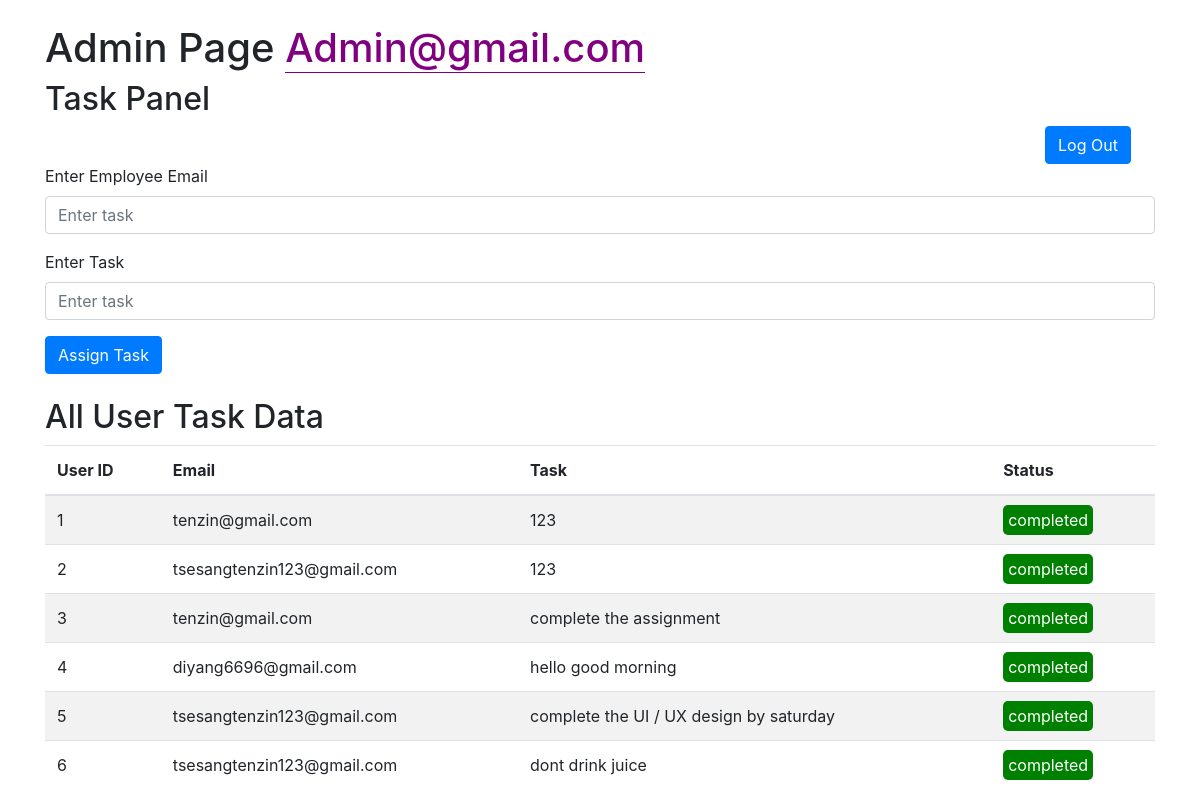
Before: /get_all_data with the older database file.
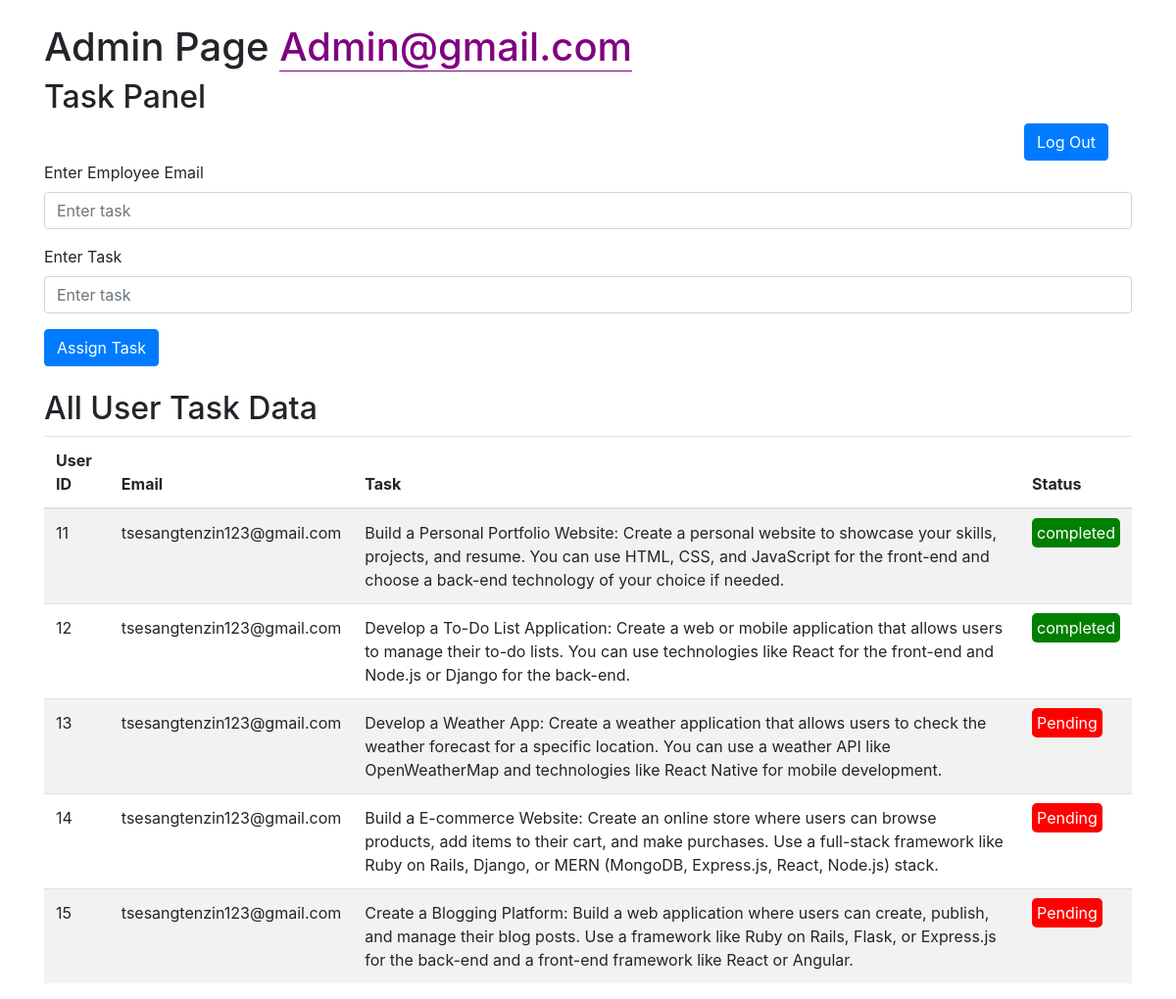
After: the same page with the newer database file.
### tables this page shows
CREATE TABLE TaskList (
                taskid INTEGER PRIMARY KEY AUTOINCREMENT,
                email TEXT,
                task TEXT,
                task_completed BOOLEAN
            );

### app.py (the view)
@app.route('/get_all_data')
def get_all_data():
    db = get_db()
    cursor = db.cursor()
    cursor.execute('SELECT * FROM TaskList')
    data = cursor.fetchall()
    cursor.close()
    db.close()
    return render_template('adminpage.html', data=data)

### app.py (called while the page is built)
def get_db():
    if 'db' not in g:
        g.db = sqlite3.connect(app.config['DATABASE'])
        g.db.row_factory = sqlite3.Row
    return g.db

### templates/adminpage.html (shortened to what this page needs)
<!DOCTYPE html>
<html lang="en">
<head>
    <link rel="stylesheet" href="https://maxcdn.bootstrapcdn.com/bootstrap/4.5.2/css/bootstrap.min.css">
</head>
<body>
    <div class="container">
        <h1 class="mt-4">Admin Page <span style="color: purple; border-bottom: 1px solid purple;">Admin@gmail.com</span>
        </h1>
        <h2>Task Panel</h2>
        <a href="/logout"> <button style="margin-left: 1000px;" type="submit" class="btn btn-primary">Log Out </button></a>
        <form action="/admin" method="POST">
            <div class="form-group">
                <label for="email">Enter Employee Email</label>
                <input type="email" class="form-control" name="email" placeholder="Enter task">
            </div>
            <div class="form-group">
                <label for="task">Enter Task</label>
                <input type="text" class="form-control" name="task" placeholder="Enter task">
            </div>
            <button type="submit" class="btn btn-primary">Assign Task</button>
        </form>
        <h2 class="mt-4">All User Task Data</h2>
        <table class="table table-striped">
            <thead>
                <tr>
                    <th>User ID</th>
                    <th>Email</th>
                    <th>Task</th>
                    <th>Status</th>
                </tr>
            </thead>
            <tbody>
                {% for row in data %}
                <tr>
                    <td>{{ row.taskid }}</td>
                    <td>{{ row.email }}</td>
                    <td>{{ row.task }}</td>
                    <td>
                        {% if row.task_completed %}
                        <span style="background-color: green; color:white; border-radius: 5px;padding:5px;">completed</span>
                        {% else %}
                        <span style="background-color: red; color:white; border-radius: 5px;padding:5px;">Pending</span>
                        {% endif %}
                    </td>
                </tr>
                {% endfor %}
            </tbody>
        </table>
    </div>
</body>
</html>

Changed rows visible on the page:
removed TaskList: taskid "1", email "tenzin@gmail.com", task "123", task_completed "completed"
removed TaskList: taskid "2", email "tsesangtenzin123@gmail.com", task "123", task_completed "completed"
removed TaskList: taskid "3", email "tenzin@gmail.com", task "complete the assignment", task_completed "completed"
removed TaskList: taskid "4", email "diyang6696@gmail.com", task "hello good morning", task_completed "completed"
removed TaskList: taskid "5", email "tsesangtenzin123@gmail.com", task "complete the UI / UX design by saturday", task_completed "completed"
removed TaskList: taskid "6", email "tsesangtenzin123@gmail.com", task "dont drink juice", task_completed "completed"
added TaskList: taskid "11", email "tsesangtenzin123@gmail.com", task "Build a Personal Portfolio Website: Create a personal website to showcase your skills, projects, and resume. You can use HTML, CSS, and JavaScript for the front-end and choose a back-end technology of your choice if needed.", task_completed "completed"
added TaskList: taskid "12", email "tsesangtenzin123@gmail.com", task "Develop a To-Do List Application: Create a web or mobile application that allows users to manage their to-do lists. You can use technologies like React for the front-end and Node.js or Django for the back-end.", task_completed "completed"
added TaskList: taskid "13", email "tsesangtenzin123@gmail.com", task "Develop a Weather App: Create a weather application that allows users to check the weather forecast for a specific location. You can use a weather API like OpenWeatherMap and technologies like React Native for mobile development.", task_completed "Pending"
added TaskList: taskid "14", email "tsesangtenzin123@gmail.com", task "Build a E-commerce Website: Create an online store where users can browse products, add items to their cart, and make purchases. Use a full-stack framework like Ruby on Rails, Django, or MERN (MongoDB, Express.js, React, Node.js) stack.", task_completed "Pending"
added TaskList: taskid "15", email "tsesangtenzin123@gmail.com", task "Create a Blogging Platform: Build a web application where users can create, publish, and manage their blog posts. Use a framework like Ruby on Rails, Flask, or Express.js for the back-end and a front-end framework like React or Angular.", task_completed "Pending"
